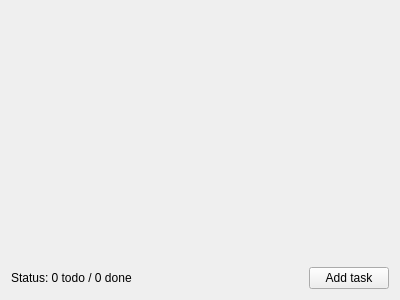
<?xml version="1.0" encoding="UTF-8"?>
<ui version="4.0">
 <class>MainWindow</class>
 <widget class="QMainWindow" name="MainWindow">
  <property name="geometry">
   <rect>
    <x>0</x>
    <y>0</y>
    <width>400</width>
    <height>300</height>
   </rect>
  </property>
  <property name="windowTitle">
   <string>MainWindow</string>
  </property>
  <widget class="QWidget" name="centralWidget">
   <layout class="QVBoxLayout" name="verticalLayout">
    <item>
     <layout class="QVBoxLayout" name="tasksLayout"/>
    </item>
    <item>
     <spacer name="verticalSpacer">
      <property name="orientation">
       <enum>Qt::Vertical</enum>
      </property>
      <property name="sizeHint" stdset="0">
       <size>
        <width>20</width>
        <height>40</height>
       </size>
      </property>
     </spacer>
    </item>
    <item>
     <layout class="QHBoxLayout" name="horizontalLayout">
      <item>
       <widget class="QLabel" name="statusLabel">
        <property name="text">
         <string>Status: 0 todo / 0 done</string>
        </property>
       </widget>
      </item>
      <item>
       <spacer name="horizontalSpacer">
        <property name="orientation">
         <enum>Qt::Horizontal</enum>
        </property>
        <property name="sizeHint" stdset="0">
         <size>
          <width>40</width>
          <height>20</height>
         </size>
        </property>
       </spacer>
      </item>
      <item>
       <widget class="QPushButton" name="addTaskButton">
        <property name="text">
         <string>Add task</string>
        </property>
       </widget>
      </item>
     </layout>
    </item>
   </layout>
  </widget>
 </widget>
 <layoutdefault spacing="6" margin="11"/>
 <resources/>
 <connections/>
</ui>
